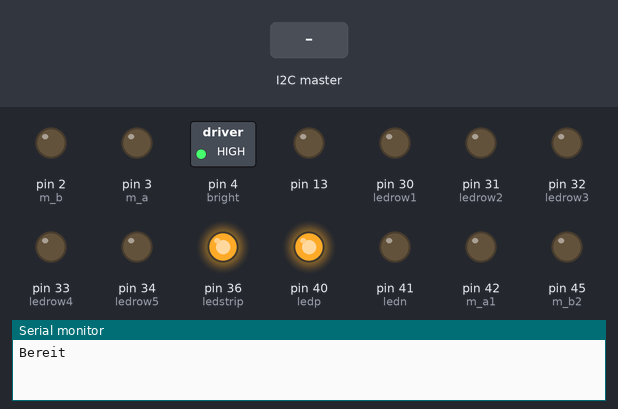
Recording of a sketch running on a simulated Arduino Mega 2560, built with avr-gcc and run on an emulated ATmega2560. Shown: switched loads named in the sketch (green lamp = pin HIGH), output pins drawn as LEDs (lit = HIGH), the last lines printed to the serial monitor. Inputs (shaded band) come from the test bench.

Above: at 1.2 s.
1.3 s: the I2C master sends the byte 1
At 2.5 s:
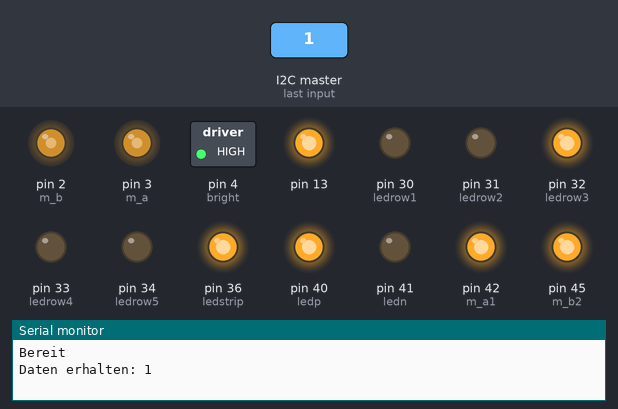
2.8 s: the I2C master sends the byte 0
At 3.8 s:
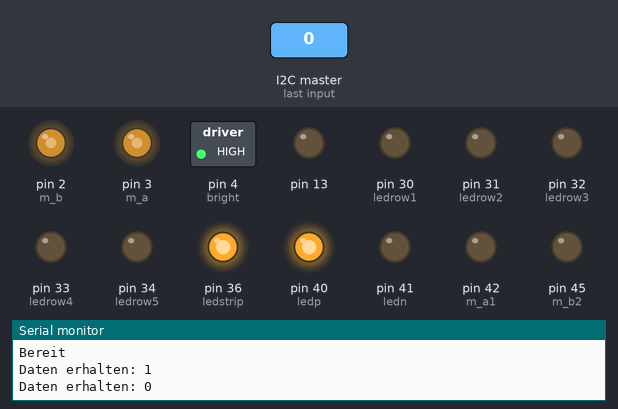
4.3 s: the I2C master sends the byte 2
At 5.0 s:
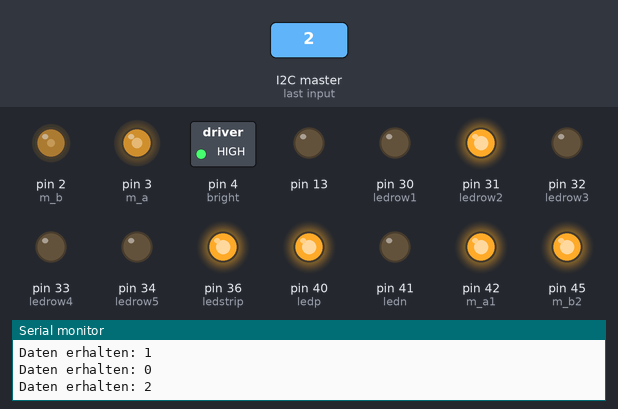
5.8 s: the I2C master sends the byte 0
At 6.1 s:
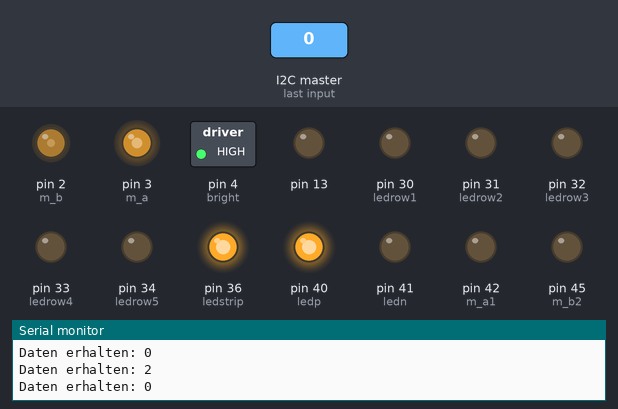
Timing chart, 0 to 8.3 s (numbered marks = the images above; inputs shaded):
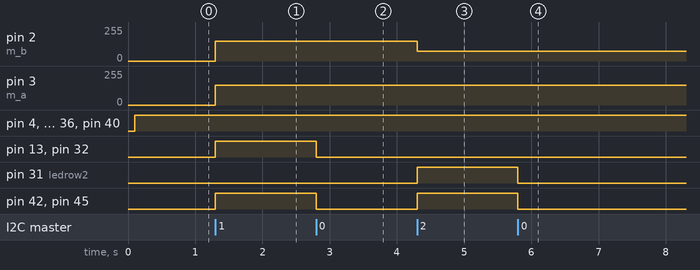

Measured:
- after the input at 1.3 s, pin 2 (m_b), pin 3 (m_a): 0/255 → 150/255 at once; pin 13, pin 32 (ledrow3), pin 42 (m_a1), pin 45 (m_b2): LOW → HIGH at once
- after the input at 2.8 s, pin 13, pin 32 (ledrow3), pin 42 (m_a1), pin 45 (m_b2): HIGH → LOW at once
- after the input at 4.3 s, pin 2 (m_b): 150/255 → 75/255 at once; pin 31 (ledrow2), pin 42 (m_a1), pin 45 (m_b2): LOW → HIGH at once
- after the input at 5.8 s, pin 31 (ledrow2), pin 42 (m_a1), pin 45 (m_b2): HIGH → LOW at once

The sketch:

drive_c_l_1_0.ino
```cpp
#include <Wire.h>

#define adresse 0x05
int zahl = 0;

//--define led pins
int ledrow1 = 30;
int ledrow2 = 31;
int ledrow3 = 32;
int ledrow4 = 33;
int ledrow5 = 34;
int ledstrip = 36;

//--define motor pins
const int m_a1 = 42;    //motor A signal 1
const int m_a2 = 43;    //motor A signal 2
const int m_a  = 3;    //motor A speed
const int m_b1 = 44;    //motor B signal 1
const int m_b2 = 45;    //motor B signal 2
const int m_b  = 2;    //motor B speed

//--define second h-brücke
const int ledp = 40;
const int ledn = 41;
const int bright = 4;   //brightness


void setup() {
  pinMode(13, OUTPUT);

  //--define led outputs
  pinMode(ledrow1,OUTPUT);
  pinMode(ledrow2,OUTPUT);
  pinMode(ledrow3,OUTPUT);
  pinMode(ledrow4,OUTPUT);
  pinMode(ledrow5,OUTPUT);
  pinMode(ledstrip,OUTPUT);
  //--define motor outputs
  pinMode(m_a1, OUTPUT);
  pinMode(m_a2, OUTPUT);
  pinMode(m_a, OUTPUT);
  pinMode(m_b1, OUTPUT);
  pinMode(m_b2, OUTPUT);
  pinMode(m_b, OUTPUT);
  //--define second h-brücke
  pinMode(ledp,OUTPUT);
  pinMode(ledn,OUTPUT);
  pinMode(bright, OUTPUT);

  Serial.begin(9600);
  Wire.begin(adresse);

  Wire.onReceive(empfangeDaten);
  Wire.onRequest(sendeDaten);

  bootup_animation();
  Serial.println("Bereit");
}

void loop() {
  delay(100);
  digitalWrite(ledstrip, HIGH);
  ledLeiste(255);
}

void empfangeDaten(int byteCount) {
  while (Wire.available()) {
    zahl = Wire.read();
    Serial.print("Daten erhalten: ");
    Serial.println(zahl);

    if (zahl == 1) {
        digitalWrite(13, HIGH);
    } else {
        digitalWrite(13, LOW);
    }

    ledRowControl(zahl);
    drive(zahl,150);
  }
}

void sendeDaten() {
  Wire.write(zahl);
}

//--Led-Leiste
void ledLeiste(int b){
  digitalWrite(ledp,HIGH);
  digitalWrite(ledn,LOW);
  analogWrite(bright,b);
}


//--LED Row Controll Void
void ledRowControl(int led){
  //       1
  //   2       3
  // 4           5
  //6             7
  //
  //       10

  switch(led){
    case 0: digitalWrite(ledrow1, LOW);
            digitalWrite(ledrow2, LOW);
            digitalWrite(ledrow3, LOW);
            digitalWrite(ledrow4, LOW);
            digitalWrite(ledrow5, LOW); break;
    case 1: digitalWrite(ledrow1, LOW);
            digitalWrite(ledrow2, LOW);
            digitalWrite(ledrow3, HIGH);
            digitalWrite(ledrow4, LOW);
            digitalWrite(ledrow5, LOW); break;
    case 2: digitalWrite(ledrow1, LOW);
            digitalWrite(ledrow2, HIGH);
            digitalWrite(ledrow3, LOW);
            digitalWrite(ledrow4, LOW);
            digitalWrite(ledrow5, LOW); break;
    case 3: digitalWrite(ledrow1, LOW);
            digitalWrite(ledrow2, LOW);
            digitalWrite(ledrow3, LOW);
            digitalWrite(ledrow4, HIGH);
            digitalWrite(ledrow5, LOW); break;
    case 4: digitalWrite(ledrow1, HIGH);
            digitalWrite(ledrow2, HIGH);
            digitalWrite(ledrow3, LOW);
            digitalWrite(ledrow4, LOW);
            digitalWrite(ledrow5, LOW); break;
    case 5: digitalWrite(ledrow1, LOW);
            digitalWrite(ledrow2, LOW);
            digitalWrite(ledrow3, LOW);
            digitalWrite(ledrow4, HIGH);
            digitalWrite(ledrow5, HIGH); break;
    case 6: digitalWrite(ledrow1, HIGH);
            digitalWrite(ledrow2, LOW);
            digitalWrite(ledrow3, LOW);
            digitalWrite(ledrow4, LOW);
            digitalWrite(ledrow5, LOW); break;
    case 7: digitalWrite(ledrow1, LOW);
            digitalWrite(ledrow2, LOW);
            digitalWrite(ledrow3, LOW);
            digitalWrite(ledrow4, LOW);
            digitalWrite(ledrow5, HIGH); break;
    case 8: digitalWrite(ledrow1, LOW);
            digitalWrite(ledrow2, HIGH);
            digitalWrite(ledrow3, HIGH);
            digitalWrite(ledrow4, HIGH);
            digitalWrite(ledrow5, LOW); break;
    case 9: digitalWrite(ledrow1, HIGH);
            digitalWrite(ledrow2, LOW);
            digitalWrite(ledrow3, LOW);
            digitalWrite(ledrow4, LOW);
            digitalWrite(ledrow5, HIGH); break;
    case 10:digitalWrite(ledrow1, LOW);
            digitalWrite(ledrow2, LOW);
            digitalWrite(ledrow3, LOW);
            digitalWrite(ledrow4, LOW);
            digitalWrite(ledrow5, LOW); break;
  }
}

void drive(int dir, int s){    //direction, speed

  //        /\
  //      B    A
  //
  //         1
  //      2      3
  //    4         5
  //  6             7
  //         8
  //        10 (180°)

  if(dir == 0){               //STOP
    digitalWrite(m_a1, LOW);
    digitalWrite(m_a2, LOW);       // Motor A dreht jetzt nicht.
    digitalWrite(m_b1, LOW);
    digitalWrite(m_b2, LOW);       // Motor B dreht jetzt nicht.
  }else if(dir == 1){         //AHEAD y
    digitalWrite(m_a1, HIGH);
    digitalWrite(m_a2, LOW);       // Motor A dreht jetzt vorwärts.
    analogWrite(m_a, s);           // Motor A 100% Leistung.
    digitalWrite(m_b1, LOW);
    digitalWrite(m_b2, HIGH);      // Motor B dreht jetzt vorwärts.
    analogWrite(m_b, s);           // Motor B 100% Leistung.
  }else if(dir == 2){         //LEFT SMALL y
    digitalWrite(m_a1, HIGH);
    digitalWrite(m_a2, LOW);        // Motor A dreht jetzt vorwärts.
    analogWrite(m_a, s);            // Motor A 100% Leistung.
    digitalWrite(m_b1, LOW);
    digitalWrite(m_b2, HIGH);       // Motor B dreht jetzt vorwärts.
    analogWrite(m_b, s*0.5);        // Motor B 50% Leistung.
  }else if(dir == 3){         //RIGHT SMALL y
    digitalWrite(m_a1, HIGH);
    digitalWrite(m_a2, LOW);        // Motor A dreht jetzt vorwärts.
    analogWrite(m_a, s*0.5);        // Motor A 50% Leistung.
    digitalWrite(m_b1, LOW);
    digitalWrite(m_b2, HIGH);       // Motor B dreht jetzt vorwärts.
    analogWrite(m_b, s);            // Motor B 100% Leistung.
  }else if(dir == 4){         //LEFT MIDDLE y
    digitalWrite(m_a1, HIGH);
    digitalWrite(m_a2, LOW);      // Motor A dreht jetzt vorwarts.
    analogWrite(m_a, s*0.25);          // Motor A 100% Leistung.
    digitalWrite(m_b1, HIGH);
    digitalWrite(m_b2, LOW);      // Motor B dreht jetzt rückwärts.
    analogWrite(m_b, s);      // Motor B 50% Leistung.
  }else if(dir == 5){         //RIGHT MIDDLE y
    digitalWrite(m_a1, LOW);
    digitalWrite(m_a2, HIGH);      // Motor A dreht jetzt rückwarts.
    analogWrite(m_a, s);           // Motor A 50% Leistung.
    digitalWrite(m_b1, LOW);
    digitalWrite(m_b2, HIGH);      // Motor B dreht jetzt vorwärts.
    analogWrite(m_b, s*0.25);           // Motor B 100% Leistung.
  }else if(dir == 6){         //LEFT HIGH y
    digitalWrite(m_a1, HIGH);
    digitalWrite(m_a2, LOW);       // Motor A dreht jetzt vorwärts.
    analogWrite(m_a, s);           // Motor A 100% Leistung.
    digitalWrite(m_b1, HIGH);
    digitalWrite(m_b2, LOW);       // Motor B dreht jetzt rückwärts.
    analogWrite(m_b, s);           // Motor B 100% Leistung.
  }else if(dir == 7){         //RIGHT HIGH y
    digitalWrite(m_a1, LOW);
    digitalWrite(m_a2, HIGH);      // Motor A dreht jetzt rückwarts.
    analogWrite(m_a, s);           // Motor A 100% Leistung.
    digitalWrite(m_b1, LOW);
    digitalWrite(m_b2, HIGH);       // Motor B dreht jetzt vorwärts.
    analogWrite(m_b, s);           // Motor B 100% Leistung.
  }else if(dir == 8){         //BACK y
    digitalWrite(m_a1, LOW);
    digitalWrite(m_a2, HIGH);      // Motor A dreht jetzt rückwärts.
    analogWrite(m_a, s);           // Motor A 100% Leistung.
    digitalWrite(m_b1, HIGH);
    digitalWrite(m_b2, LOW);       // Motor B dreht jetzt rückwärts.
    analogWrite(m_b, s);           // Motor B 100% Leistung.
  }
}

void bootup_animation(){
  for(int i = 0; i < 11; i++){
    ledRowControl(i);
  }
}
```
